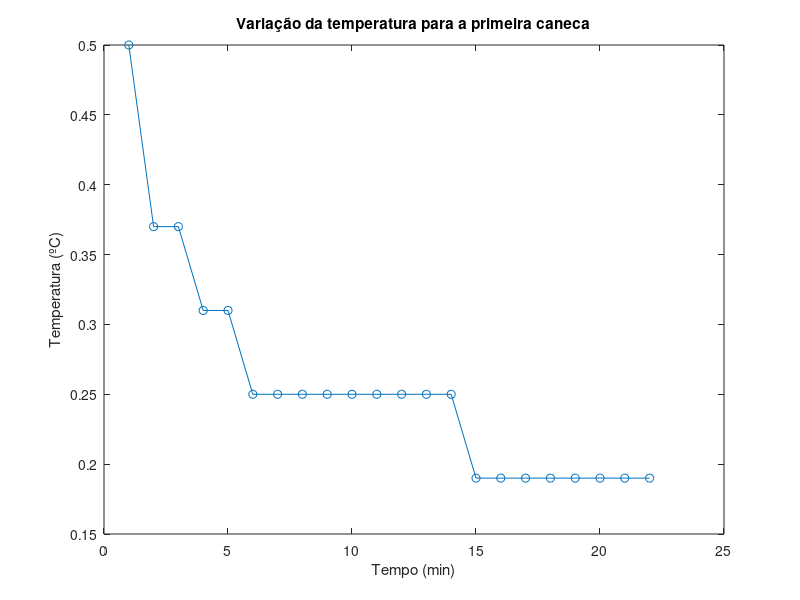

Here is the MATLAB script that generated this plot:
data = csvread('primeiraCaneca.csv');  % Ler o arquivo CSV
x = data(:, 1);               % Primeira coluna do arquivo CSV
y = data(:, 2);               % Segunda coluna do arquivo CSV

plot(x, y, 'o-');             % Plotar o gráfico
xlabel('Tempo (min)');
ylabel('Temperatura (ºC)');
title('Variação da temperatura para a primeira caneca');
%na primeira caneca a medida começou às 15h com temperatura ambiente de 26°C
